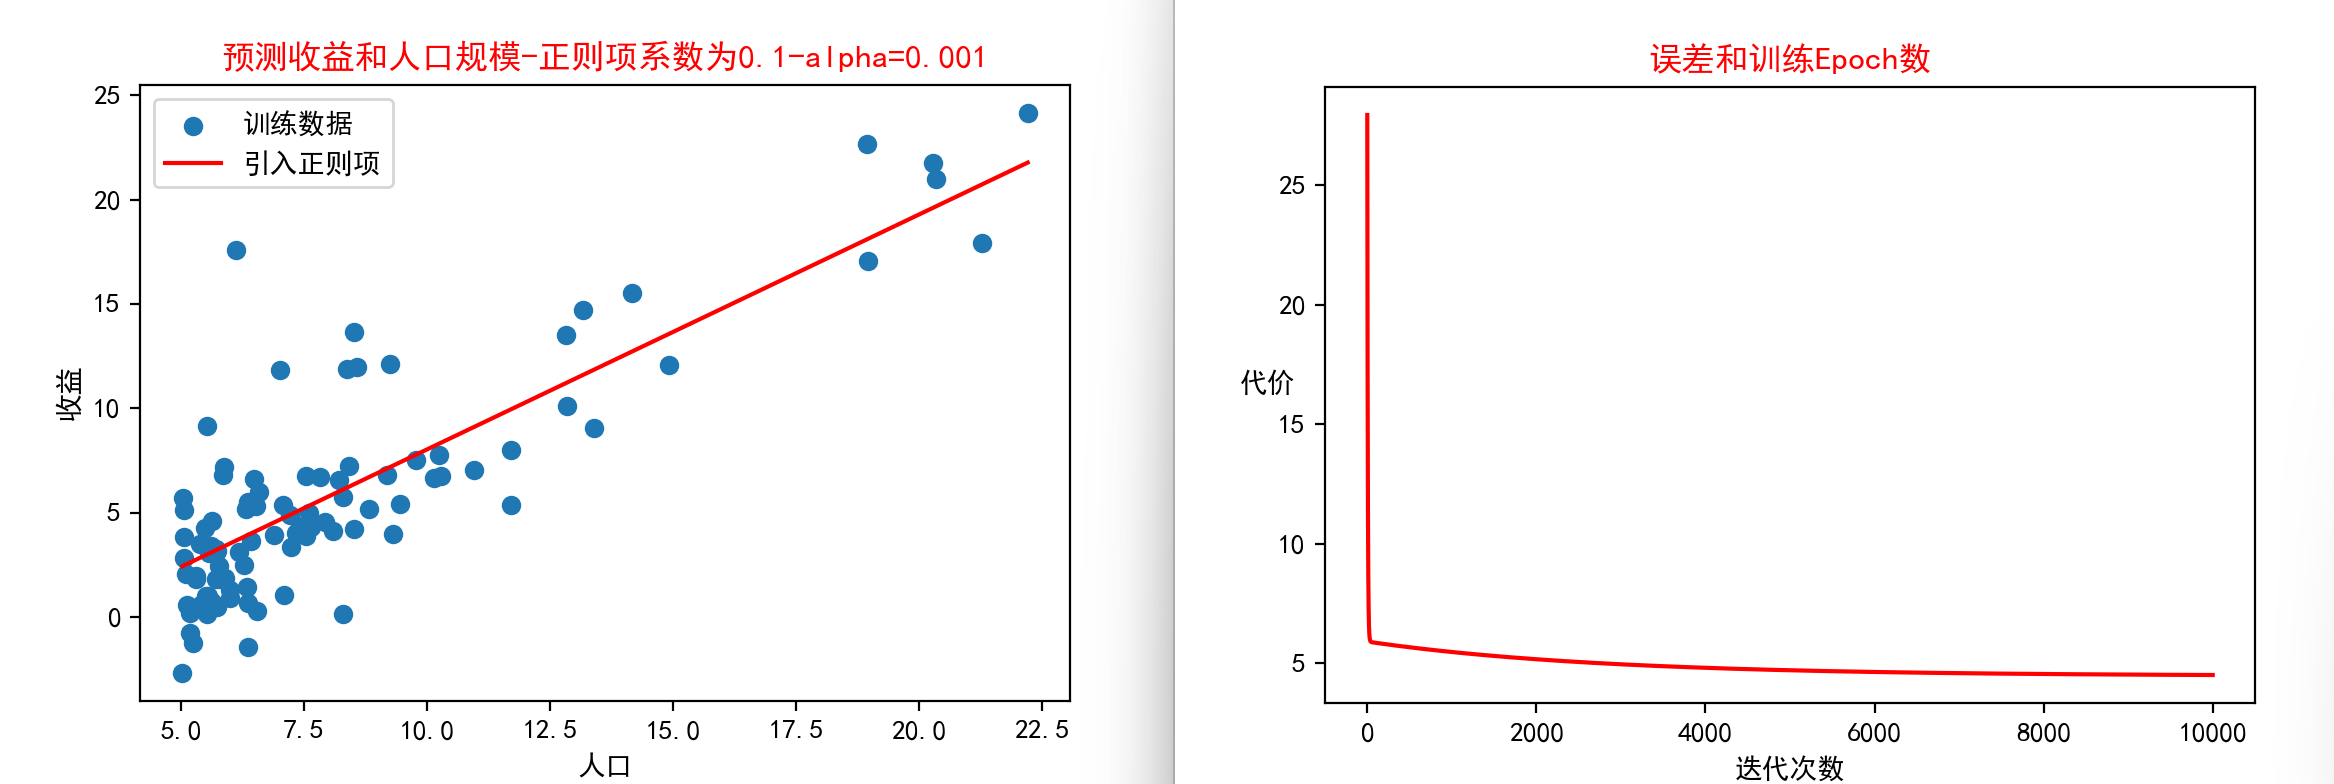

Generate this figure with Python:
import numpy as np
import pandas as pd
import matplotlib.pyplot as plt
from matplotlib import rcParams  ## run command settings for plotting

config = {
    "mathtext.fontset":'stix',
    "font.family":'serif',
    "font.serif": ['SimHei'],
    "font.size": 10,   # 字号，大家自行调节
    'axes.unicode_minus': False # 处理负号，即-号
}
rcParams.update(config)  ## 设置画图的一些参数
# 读取数据
path = 'C:/Users/14774/Downloads/regress_data1.csv'
data = pd.read_csv(path)
X_data = data.iloc[:, :-1]
y_data = data.iloc[:, -1]

# 插入一列全为1的向量
X_data.insert(0, 'Ones', 1)

# 转换为numpy数组
X = X_data.values
y = y_data.values.reshape(-1, 1)

# 计算代价函数，加入L2正则项
def computeCostRegularized(X, y, W, lamda):
    m = len(y)
    error = np.dot(X, W) - y
    cost = 1 / (2 * m) * np.sum(np.square(error)) + (lamda / (2 * m)) * np.sum(np.square(W[1:]))  # L2正则项
    return cost

# 梯度下降，加入L2正则项
def gradientDescentRegularized(X, y, W, alpha, lamda, iters):
    m = len(y)
    cost_history = np.zeros(iters)
    
    for i in range(iters):        
        error = np.dot(X, W) - y
        W = W - (alpha / m) * (np.dot(X.T, error) + lamda * W)
        cost_history[i] = computeCostRegularized(X, y, W, lamda)
    
    return W, cost_history

alpha = 0.001
lamda = 0.1
iters = 10000
initial_W = np.zeros((X.shape[1], 1))
W, cost_history = gradientDescentRegularized(X, y, initial_W, alpha, lamda, iters)

# 引入正则项后的模型
x = np.linspace(X_data['人口'].min(), X_data['人口'].max(), 100)
f_regularized = W[0] + (W[1] * x)

plt.figure(figsize=(6, 4))
plt.scatter(X_data['人口'], y_data, label='训练数据')
plt.plot(x, f_regularized, 'r', label='引入正则项')
plt.xlabel('人口')
plt.ylabel('收益')
plt.legend()
plt.title('预测收益和人口规模-正则项系数为0.1-alpha=0.001',color='red')

fig, ax = plt.subplots(figsize=(6, 4))
ax.plot(np.arange(iters), cost_history, 'r')
ax.set_xlabel('迭代次数')
ax.set_ylabel('代价', rotation=0)
ax.set_title('误差和训练Epoch数',color='red')
plt.show()
